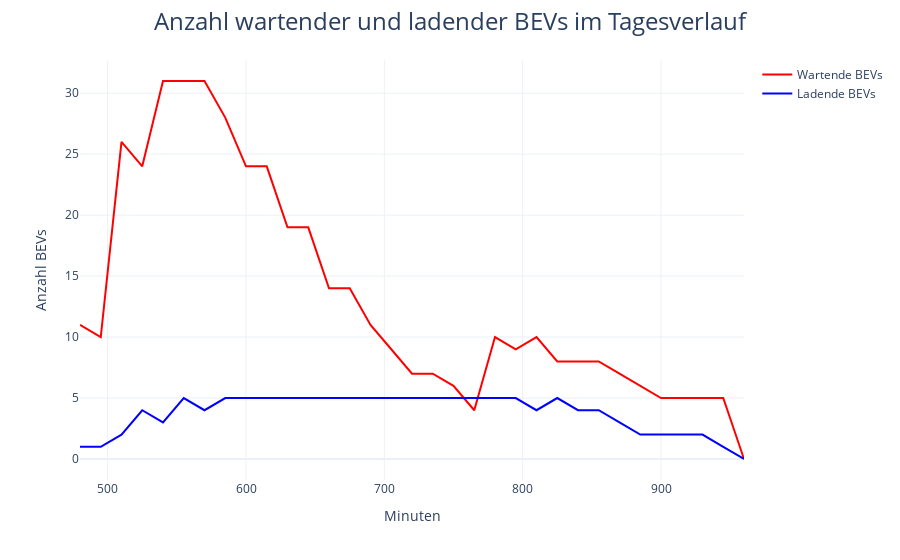

The code cell stored with this chart in its notebook:
### Code cell
import figureGeneration

figureGeneration.create_bev_number_figure(simulation_data)

### Figure 1 — Plotly figure (JSON) as saved in the notebook; plotly's stock layout.template omitted (floating-point values rounded to 4 significant figures)
{"data": [{"line": {"color": "red"}, "name": "Wartende BEVs", "type": "scatter", "x": [480, 495, 510, 525, 540, 555, 570, 585, 600, 615, 630, 645, 660, 675, 690, 705, 720, 735, 750, 765, 780, 795, 810, 825, 840, 855, 870, 885, 900, 915, 930, 945, 960], "y": [11, 10, 26, 24, 31, 31, 31, 28, 24, 24, 19, 19, 14, 14, 11, 9, 7, 7, 6, 4, 10, 9, 10, 8, 8, 8, 7, 6, 5, 5, 5, 5, 0]}, {"line": {"color": "blue"}, "name": "Ladende BEVs", "type": "scatter", "x": [480, 495, 510, 525, 540, 555, 570, 585, 600, 615, 630, 645, 660, 675, 690, 705, 720, 735, 750, 765, 780, 795, 810, 825, 840, 855, 870, 885, 900, 915, 930, 945, 960], "y": [1, 1, 2, 4, 3, 5, 4, 5, 5, 5, 5, 5, 5, 5, 5, 5, 5, 5, 5, 5, 5, 5, 4, 5, 4, 4, 3, 2, 2, 2, 2, 1, 0]}], "layout": {"legend": {"tracegroupgap": 0}, "margin": {"t": 60}, "title": {"font": {"size": 24}, "text": "Anzahl wartender und ladender BEVs im Tagesverlauf", "x": 0.5, "xanchor": "center"}, "xaxis": {"anchor": "y", "domain": [0, 1], "title": {"text": "Minuten"}}, "yaxis": {"anchor": "x", "domain": [0, 1], "title": {"text": "Anzahl BEVs"}}}}
